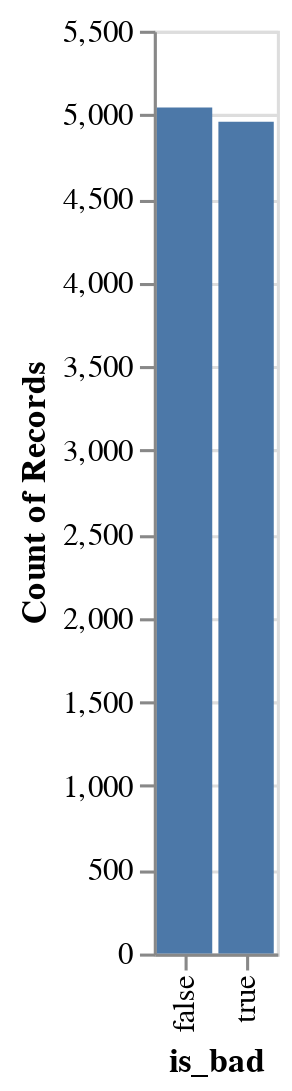

The code cell stored with this chart in its notebook:
### Code cell
Pkg.add("VegaLite")
using VegaLite

df = DataFrame(is_bad=rand(Bool, 10_000))

df |> @vlplot(:bar, x="is_bad:n", y="count()")

### Figure 1 — Vega-Lite specification as saved in the notebook (floating-point values rounded to 4 significant figures; data arrays with more than 128 entries replaced by an {"elided": "..."} marker saying what was removed)
{"data": {"values": {"elided": "10000 records"}}, "encoding": {"x": {"field": "is_bad", "type": "nominal"}, "y": {"aggregate": "count", "type": "quantitative"}}, "mark": "bar"}
